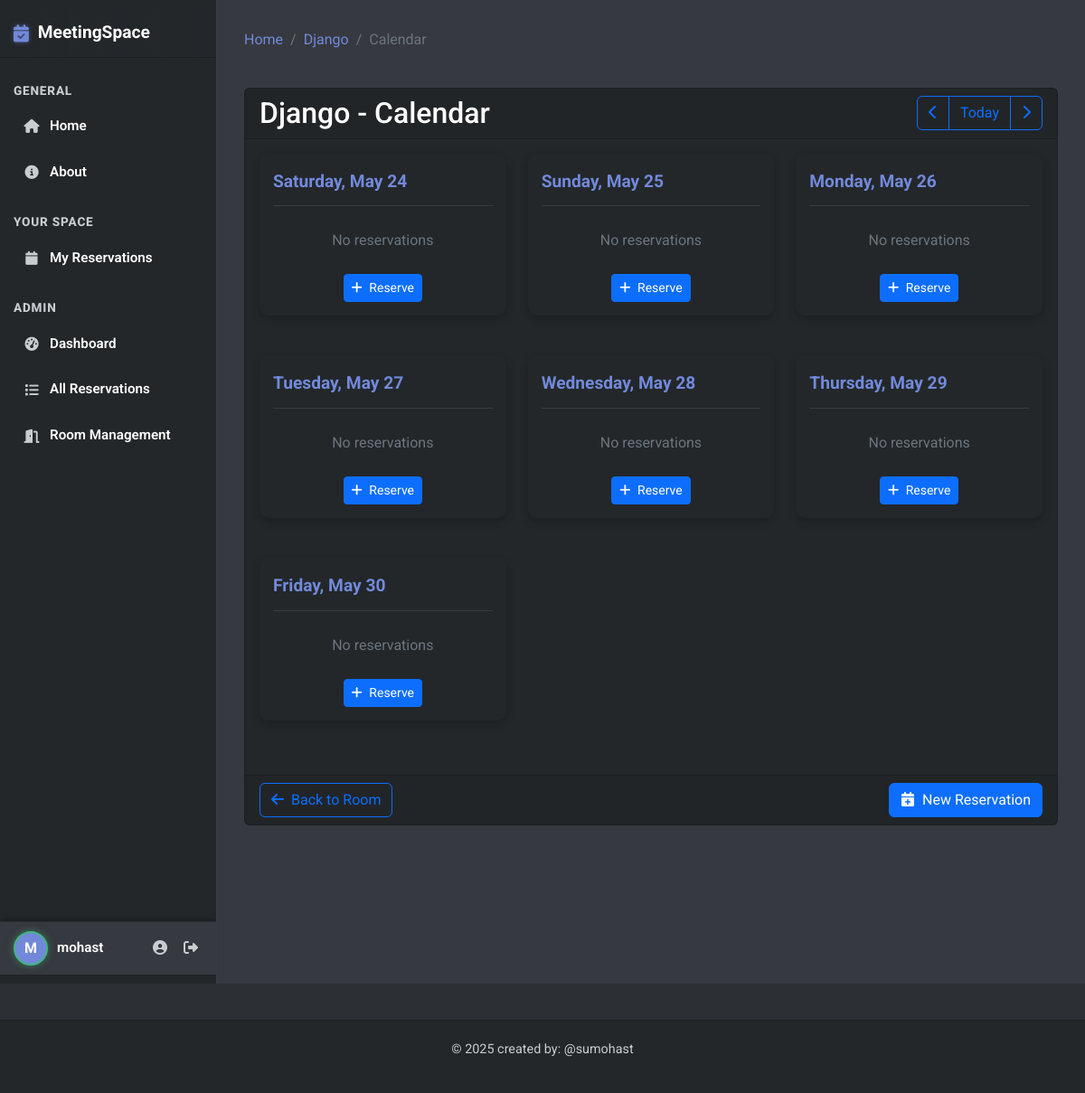
/room/7/calendar/ (signed in), run on an earlier commit of the app's database.
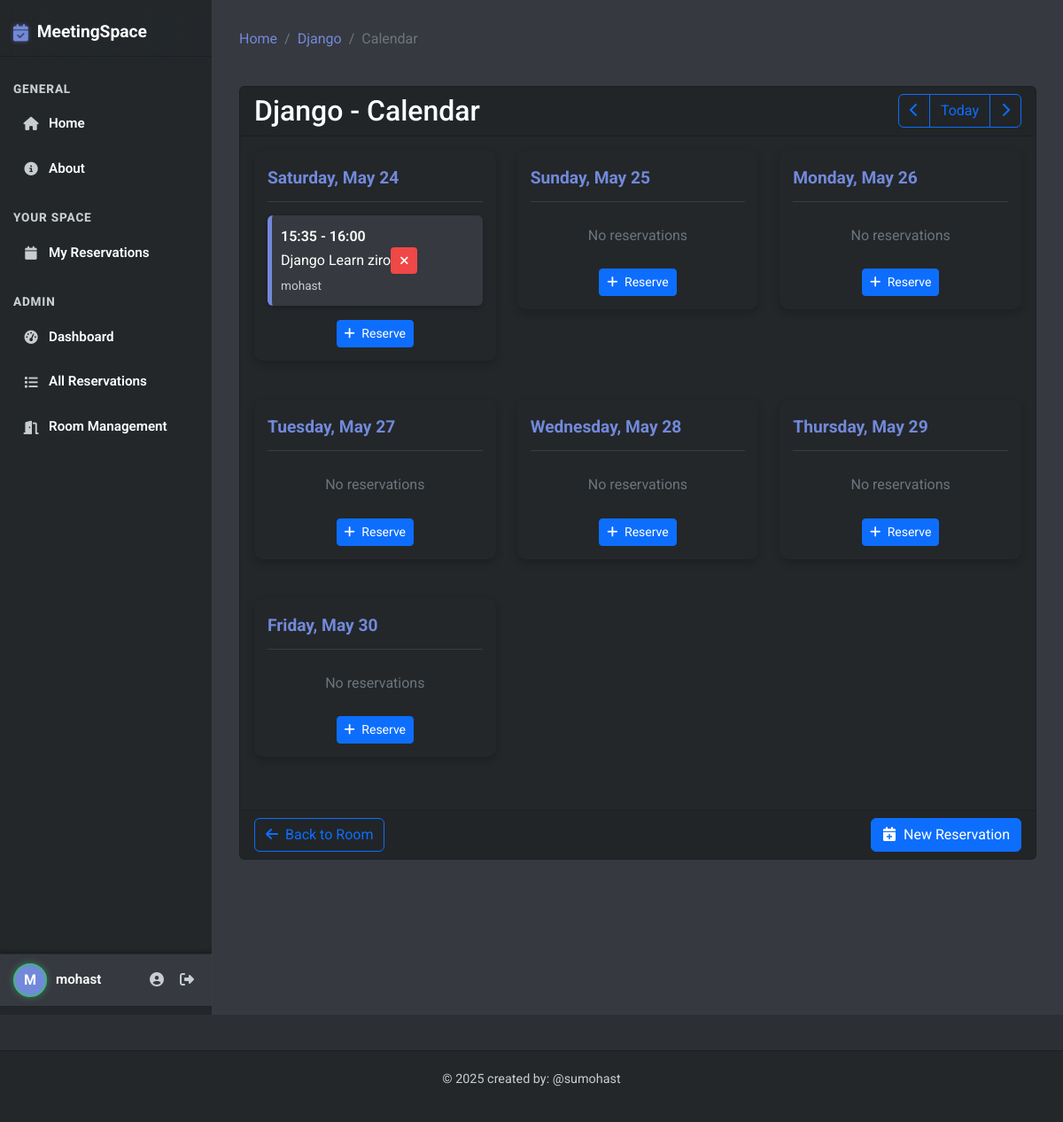
And on a later commit of the database.
### base/models.py (models this page shows, shortened)
class Reservation(models.Model):
    participant_count = models.IntegerField(default=1, help_text="Number of participants")
    room = models.ForeignKey(Room, on_delete=models.CASCADE)
    user = models.ForeignKey(User, on_delete=models.CASCADE)
    title = models.CharField(max_length=200)
    description = models.TextField(null=True, blank=True)
    date = models.DateField()
    start_time = models.TimeField()
    end_time = models.TimeField()
    participants_emails = models.TextField(null=True, blank=True,
                                          help_text="Enter email addresses separated by commas")
    reminder_sent = models.BooleanField(default=False) # this field is used to track if a reminder has been sent for this reservation
    created = models.DateTimeField(auto_now_add=True)
    updated = models.DateTimeField(auto_now=True)
    class Meta:
        ordering = ['date', 'start_time']
        constraints = [
            models.UniqueConstraint(
                fields=['room', 'date', 'start_time'],
                name='unique_reservation'
            )
        ]

### base/views.py (the view)
# urls.py: path('room/<str:room_id>/calendar/', views.room_calendar, name="room-calendar"),
@login_required # this decorator ensures that the user is logged in before accessing the view
def room_calendar(request, room_id):
    room = get_object_or_404(Room, id=room_id)
    today = datetime.now().date()
    start_date = request.GET.get('start_date', today.isoformat())
    try:
        start_date = datetime.fromisoformat(start_date).date()
    except ValueError:
        start_date = today
    dates = [start_date + timedelta(days=i) for i in range(7)]
    reservations = Reservation.objects.filter(
        room=room,
        date__gte=dates[0],
        date__lte=dates[-1]
    ).order_by('date', 'start_time')
    reservation_by_date = {}
    for date in dates:
        reservation_by_date[date] = []
    for res in reservations:
        if res.date in reservation_by_date:
            reservation_by_date[res.date].append(res)
    context = {
        'room': room,
        'dates': dates,
        'reservations_by_date': reservation_by_date,
        'prev_week': (dates[0] - timedelta(days=7)).isoformat(),
        'next_week': (dates[0] + timedelta(days=7)).isoformat(),
        'today': today.isoformat(),
    }
    return render(request, 'base/room_calendar.html', context)

### base/templatetags/custom_filters.py (called while the page is built)
@register.filter
def get_item(dictionary, key):
    if dictionary is None:
        return None
    return dictionary.get(key)

### templates/base/room_calendar.html (shortened to what the changed rows need)
{% extends 'main.html' %}
{% load static %}
{% load custom_filters %}
{% block content %}
<div class="row mb-4">
    <div class="col-12">
        <div class="card">
            <div class="card-header d-flex justify-content-between align-items-center">
                <h2 class="mb-0">{{ room.name }} - Calendar</h2>
            </div>
            <div class="card-body">
                <div class="row">
                    {% for date in dates %}
                    <div class="col-md-6 col-lg-4 mb-4">
                        <div class="calendar-day">
                            <div class="calendar-date {% if date == today %}text-primary{% endif %}">
                                {{ date|date:"l, F j" }}
                            </div>
                            {% if reservations_by_date|get_item:date %}
                                {% for reservation in reservations_by_date|get_item:date %}
                                <div class="calendar-event">
                                    <div class="d-flex justify-content-between align-items-center">
                                        <div>
                                            <strong>{{ reservation.start_time|time:"H:i" }} - {{ reservation.end_time|time:"H:i" }}</strong>
                                            <div>{{ reservation.title }}</div>
                                            <small>{{ reservation.user.username }}</small>
                                        </div>
                                        {% if user == reservation.user or user.is_staff %}
                                        <a href="{% url 'cancel-reservation' reservation.id %}" class="btn btn-sm btn-danger">
                                            <i class="fas fa-times"></i>
                                        </a>
                                        {% endif %}
                                    </div>
                                </div>
                                {% endfor %}
                            {% else %}
                                <p class="text-center my-4 text-muted">No reservations</p>
                            {% endif %}
                            {% if user.is_authenticated %}
                            <div class="text-center mt-3">
                                <a href="{% url 'create-reservation' room.id %}?date={{ date|date:'Y-m-d' }}" class="btn btn-sm btn-primary">
                                    <i class="fas fa-plus me-1"></i> Reserve
                                </a>
                            </div>
                            {% endif %}
                        </div>
                    </div>
                    {% endfor %}
                </div>
            </div>
        </div>
    </div>
</div>
{% endblock %}

What changed in the data, as far as the page shows it:
added Reservation: start_time "15:35", end_time "16:00", title "Django Learn ziro", user.username "mohast"
Also different on the page:
list line gone: "No reservations"
